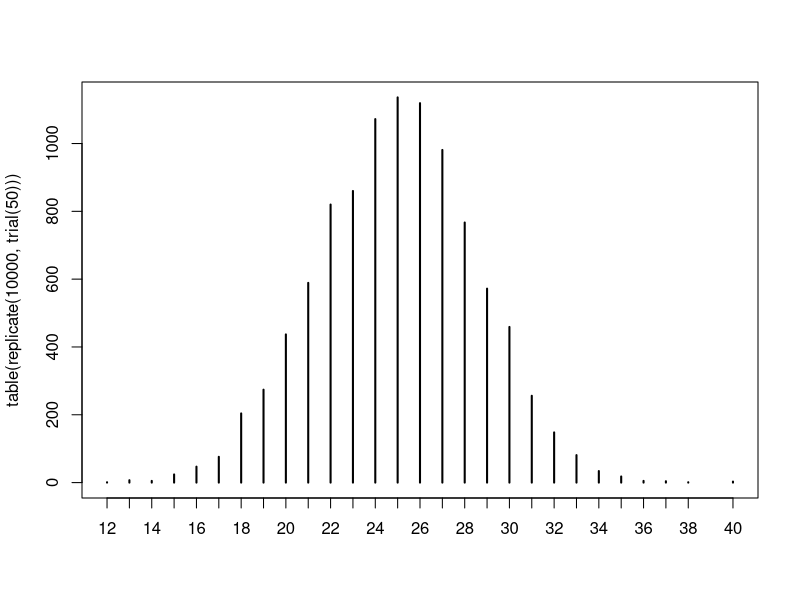
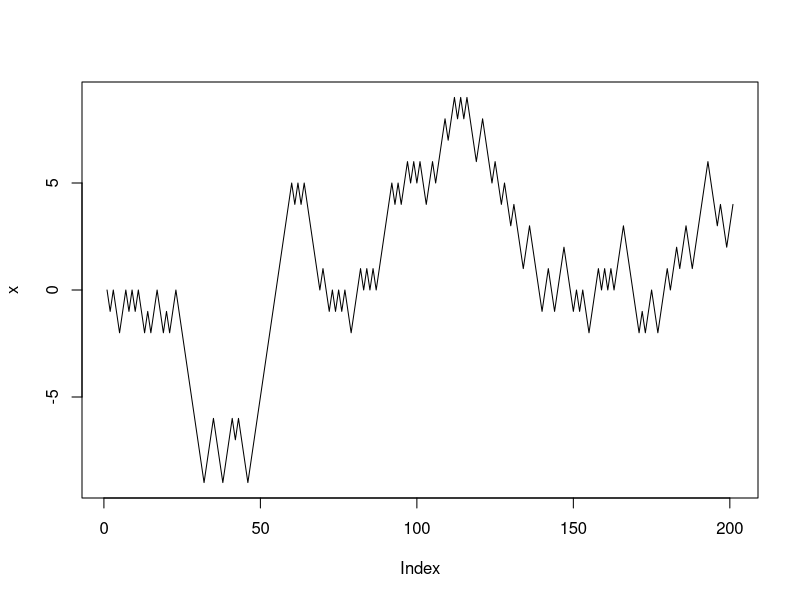
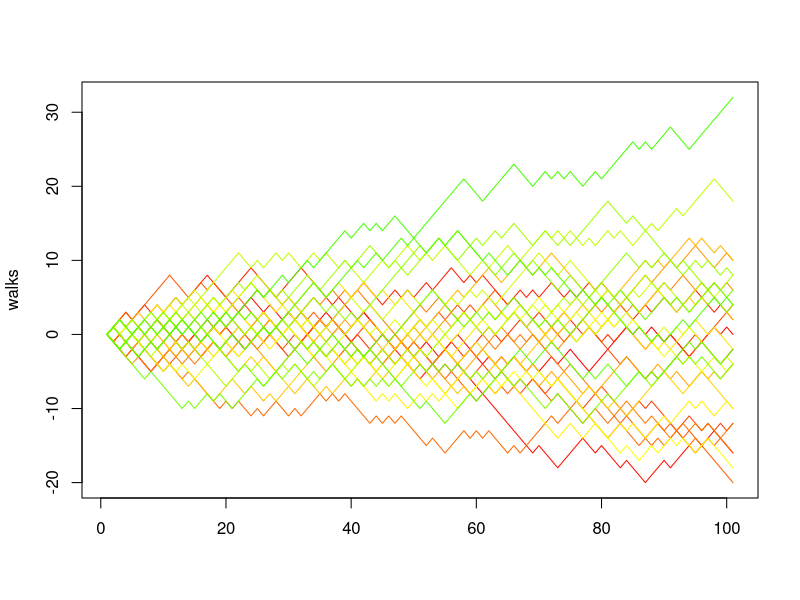
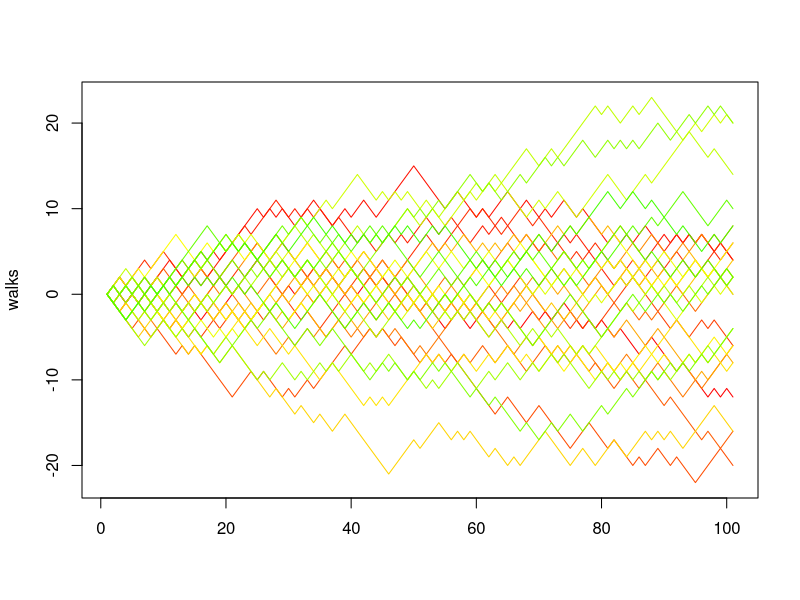

Write R code to recreate these figures, in order.

trial <- function(n)
sum(runif(n) < 0.5)
replicate(100, trial(10))
plot(table(replicate(10000, trial(50))))

x <- 0
p <- 0.5

x <- x + if (runif(1) < p) -1 else 1
step <- function(x, p=0.5)
x + if (runif(1) < p) -1 else 1
x <- step(x)
x <- step(x)
for (i in 1:20)
x <- step(x)
nsteps <- 200
x <- numeric(nsteps + 1)
x[1] <- 0 # start at 0
for (i in seq_len(nsteps))
x[i+1] <- step(x[i])
plot(x, type="l")
random.walk <- function(nsteps, x0=0, p=0.5) {
x <- numeric(nsteps + 1)
x[1] <- x0
for (i in seq_len(nsteps))
x[i+1] <- step(x[i])
x
}
walks <- replicate(30, random.walk(100))
matplot(walks, type="l", lty=1, col=rainbow(nrow(walks)))
random.walk <- function(nsteps, x0=0, p=0.5)
cumsum(c(x0, ifelse(runif(nsteps) < p, -1, 1)))
walks <- replicate(30, random.walk(100))
matplot(walks, type="l", lty=1, col=rainbow(nrow(walks)))
